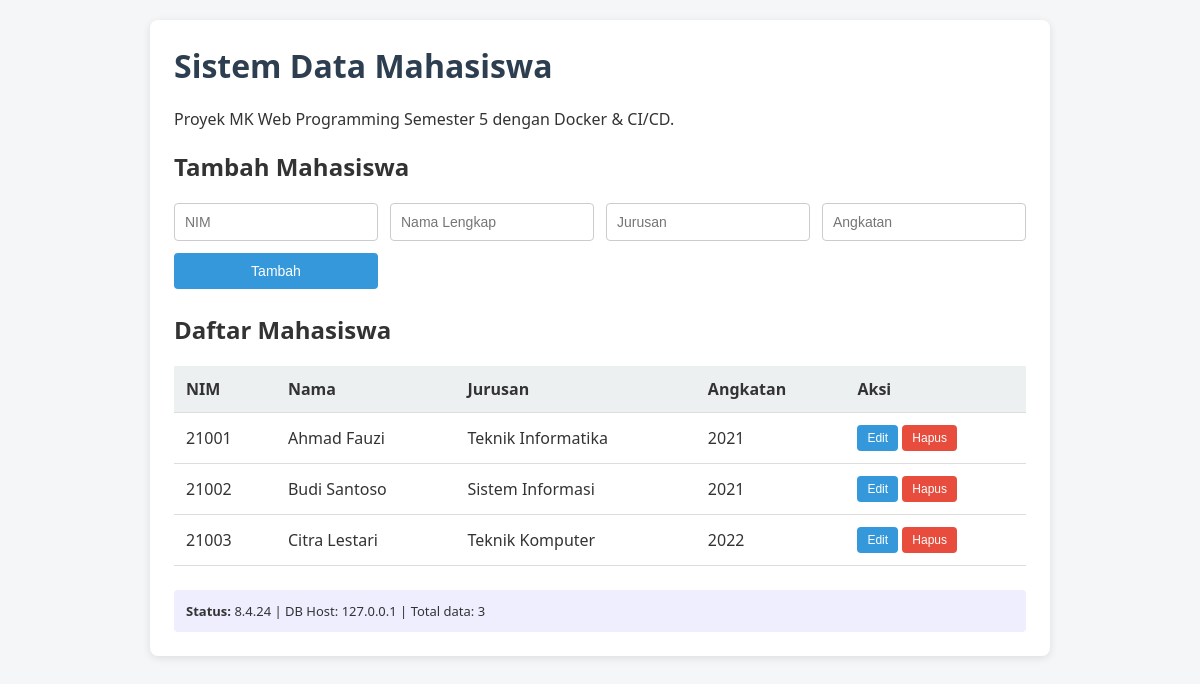
The page / on the database its author committed.
### tables this page shows
CREATE TABLE IF NOT EXISTS mahasiswa (
    id INT AUTO_INCREMENT PRIMARY KEY,
    nim VARCHAR(20) NOT NULL UNIQUE,
    nama VARCHAR(100) NOT NULL,
    jurusan VARCHAR(100) NOT NULL,
    angkatan INT NOT NULL,
    created_at TIMESTAMP DEFAULT CURRENT_TIMESTAMP,
    updated_at TIMESTAMP DEFAULT CURRENT_TIMESTAMP ON UPDATE CURRENT_TIMESTAMP
);

### index.php (the view, shortened to what this page needs)
<?php
$host = getenv('DB_HOST') ?: 'localhost';
$db   = getenv('DB_NAME') ?: 'siakad';
$user = getenv('DB_USER') ?: 'siakaduser';
$pass = getenv('DB_PASSWORD') ?: 'siakadpass';
try {
    $pdo = new PDO("mysql:host=$host;dbname=$db;charset=utf8mb4", $user, $pass, [
        PDO::ATTR_ERRMODE => PDO::ERRMODE_EXCEPTION,
        PDO::ATTR_DEFAULT_FETCH_MODE => PDO::FETCH_ASSOC,
    ]);
} catch (PDOException $e) {
    die("Koneksi database gagal: " . htmlspecialchars($e->getMessage()));
}
$edit = null;
$mahasiswa = $pdo->query("SELECT * FROM mahasiswa ORDER BY created_at DESC")->fetchAll();
?>
<!DOCTYPE html>
<html lang="id">
<head>
    <link rel="stylesheet" href="assets/style.css">
</head>
<body>
<div class="container">
    <h1>Sistem Data Mahasiswa</h1>
    <p>Proyek MK Web Programming Semester 5 dengan Docker & CI/CD.</p>
    <h2><?= $edit ? 'Edit Mahasiswa' : 'Tambah Mahasiswa' ?></h2>
    <form method="POST" action="?">
        <input type="text" name="nim" placeholder="NIM" required
               value="<?= htmlspecialchars($edit['nim'] ?? '') ?>">
        <input type="text" name="nama" placeholder="Nama Lengkap" required
               value="<?= htmlspecialchars($edit['nama'] ?? '') ?>">
        <input type="text" name="jurusan" placeholder="Jurusan" required
               value="<?= htmlspecialchars($edit['jurusan'] ?? '') ?>">
        <input type="number" name="angkatan" placeholder="Angkatan" required
               value="<?= htmlspecialchars($edit['angkatan'] ?? '') ?>">
        <button type="submit"><?= $edit ? 'Simpan Perubahan' : 'Tambah' ?></button>
    </form>
    <h2>Daftar Mahasiswa</h2>
    <table>
        <thead>
            <tr>
                <th>NIM</th>
                <th>Nama</th>
                <th>Jurusan</th>
                <th>Angkatan</th>
                <th>Aksi</th>
            </tr>
        </thead>
        <tbody>
            <?php foreach ($mahasiswa as $m): ?>
                <tr>
                    <td><?= htmlspecialchars($m['nim']) ?></td>
                    <td><?= htmlspecialchars($m['nama']) ?></td>
                    <td><?= htmlspecialchars($m['jurusan']) ?></td>
                    <td><?= htmlspecialchars($m['angkatan']) ?></td>
                    <td class="actions">
                        <a href="?edit=<?= $m['id'] ?>"><button>Edit</button></a>
                        <form method="POST" action="?" onsubmit="return confirm('Yakin ingin menghapus?');">
                            <button type="submit" class="danger">Hapus</button>
                        </form>
                    </td>
                </tr>
            <?php endforeach; ?>
        </tbody>
    </table>
    <div class="status">
        <strong>Status:</strong> <?= phpversion() ?> | DB Host: <?= htmlspecialchars($host) ?> | Total data: <?= count($mahasiswa) ?>
    </div>
</div>
</body>
</html>

### assets/style.css (style rules this page uses)
* { box-sizing: border-box; }
body { font-family: 'Segoe UI', Tahoma, Geneva, Verdana, sans-serif; background: #f4f6f8; color: #333; margin: 0; padding: 20px; }
.container { max-width: 900px; margin: 0 auto; background: #fff; padding: 24px; border-radius: 8px; box-shadow: 0 2px 8px rgba(0,0,0,0.1); }
h1 { margin-top: 0; color: #2c3e50; }
form { display: grid; grid-template-columns: repeat(auto-fit, minmax(180px, 1fr)); gap: 12px; margin-bottom: 24px; }
input, button { padding: 10px; border: 1px solid #ccc; border-radius: 4px; font-size: 14px; }
button { background: #3498db; color: #fff; border: none; cursor: pointer; }
button.danger { background: #e74c3c; }
table { width: 100%; border-collapse: collapse; margin-top: 12px; }
th, td { padding: 12px; border-bottom: 1px solid #ddd; text-align: left; }
th { background: #ecf0f1; }
.actions form { display: inline; margin: 0; }
.actions button { padding: 6px 10px; font-size: 12px; }
.status { margin-top: 24px; padding: 12px; background: #eef; border-radius: 4px; font-size: 13px; }

### rows shown on the page
mahasiswa: nim "21001", nama "Ahmad Fauzi", jurusan "Teknik Informatika", angkatan "2021"
mahasiswa: nim "21002", nama "Budi Santoso", jurusan "Sistem Informasi", angkatan "2021"
mahasiswa: nim "21003", nama "Citra Lestari", jurusan "Teknik Komputer", angkatan "2022"

### other values the page prints
phpversion() "8.4.24"
$host "127.0.0.1"
count($mahasiswa) "3"
